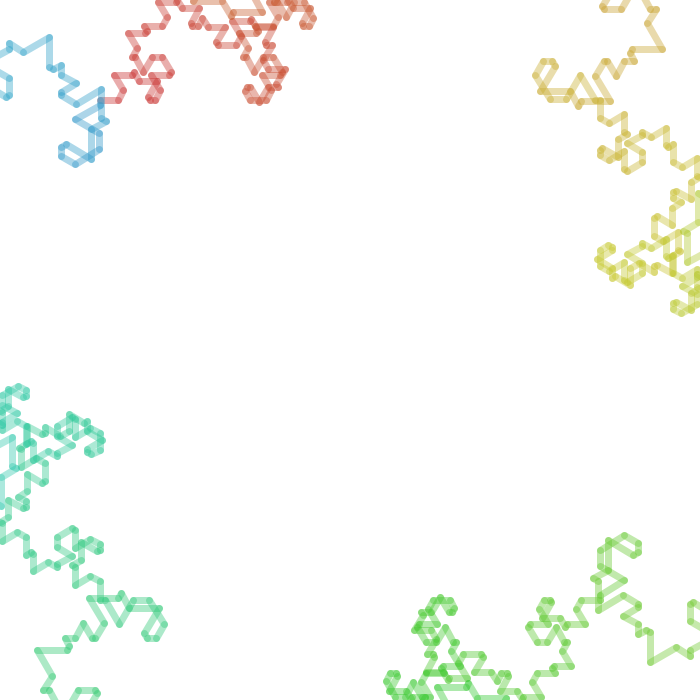
Frame 1 (no input)
Frame 60 (the mouse pressed at the canvas centre just before this capture): identical to frame 1, image omitted
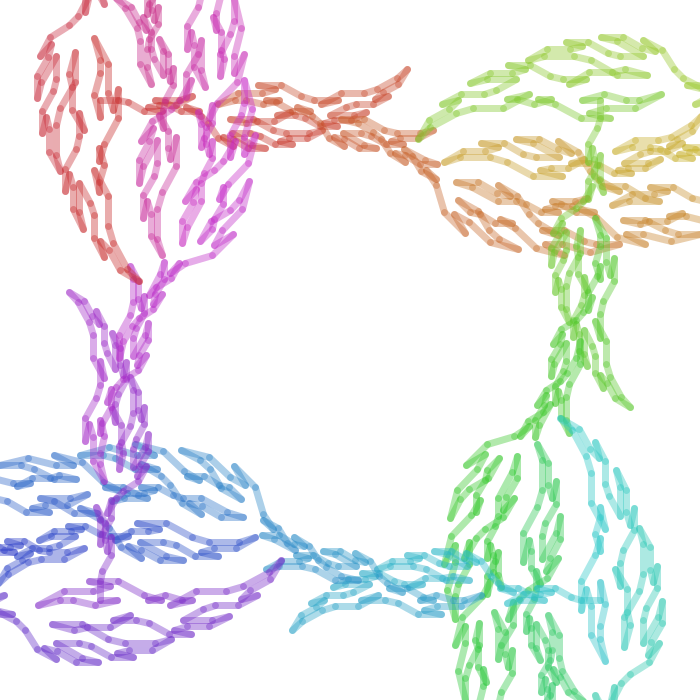
Frame 120 (the mouse held since frame 60 and released just before this capture)

The Processing sketch that drew these frames (run headless with seeded random() and noise(); from frame 60 on, the mouse is pressed at the canvas centre):

// Processing sketch: e04a_cesaro_platek_n_super_2_anim
// ── e04a_cesaro_platek_n_super_2_anim.pde
void setup() {
  size(700, 700);
  background(255);
  stroke(0);
  strokeWeight(7);
  colorMode(HSB);
}
float k = 85;
int level = 1;
  void draw() {
    level = 1;
    k = map(mouseX, 0, width, -60, 89);
    background(255);
  PVector A = new PVector(100, 100);
  PVector B = new PVector(width-100, 100);
  PVector C = new PVector(width-100, height-100);
  PVector D = new PVector(100, height-100);
  koch(A, B);
  koch(B, C);
  koch(C, D);
  koch(D, A);

}

void koch(PVector poczatek, PVector koniec) {
  PVector bok = PVector.sub(koniec, poczatek);
  bok.div(3.0);
  if (bok.mag()>10) {
    PVector P1 = PVector.add(poczatek, bok);
    bok.rotate(radians(k));
    bok.mult(1.7);
    PVector P2 = PVector.add(P1, bok);
    bok.rotate(radians(-2*k));
    PVector P3 = PVector.add(P2, bok);
    level--;
    koch(poczatek, P1);
    koch(P1, P2);
    koch(P2, P3);
    koch(P3, koniec); 
  } else 
  {
    level++;
    stroke(level*0.2, 200, 200, 100);
    line(poczatek.x, poczatek.y, koniec.x, koniec.y);
  }
}
